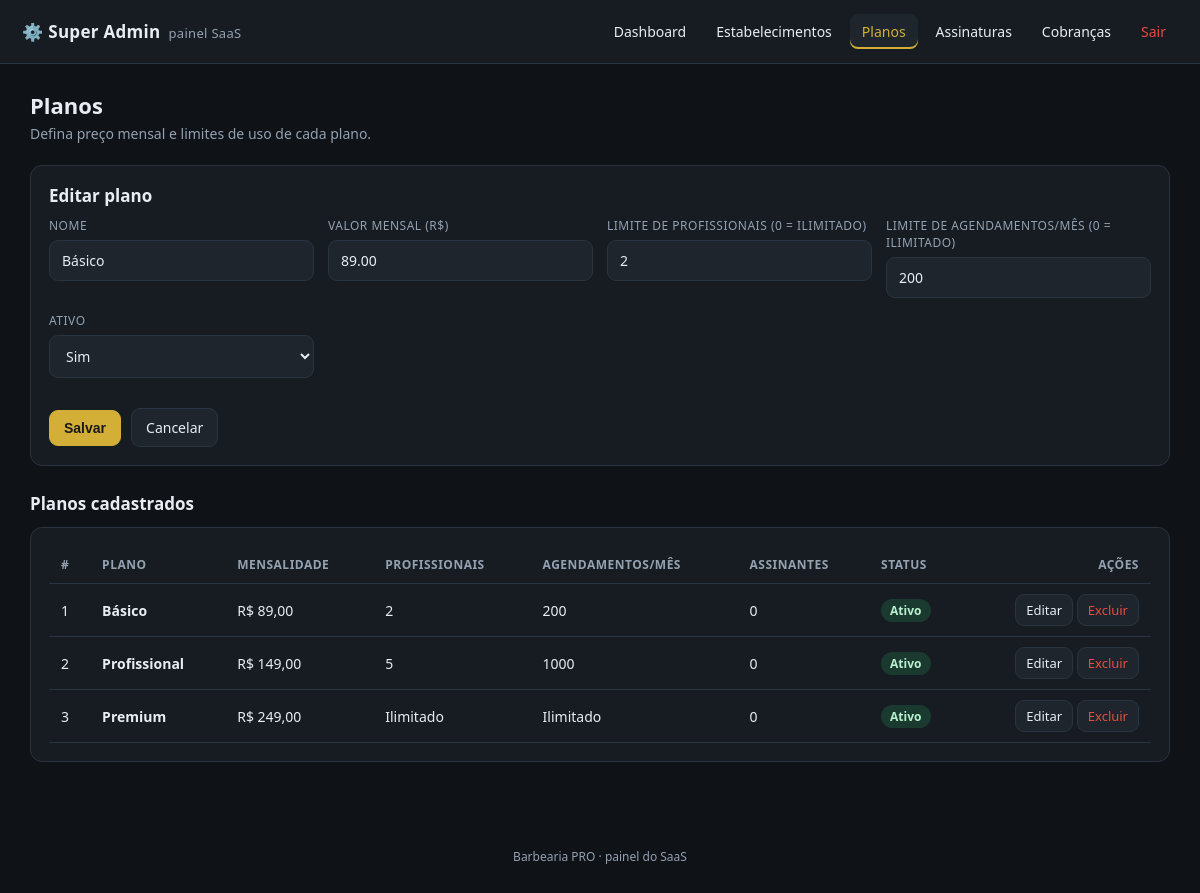
The page /superadmin/planos.php?id=1 (signed in) on the database as committed earlier.
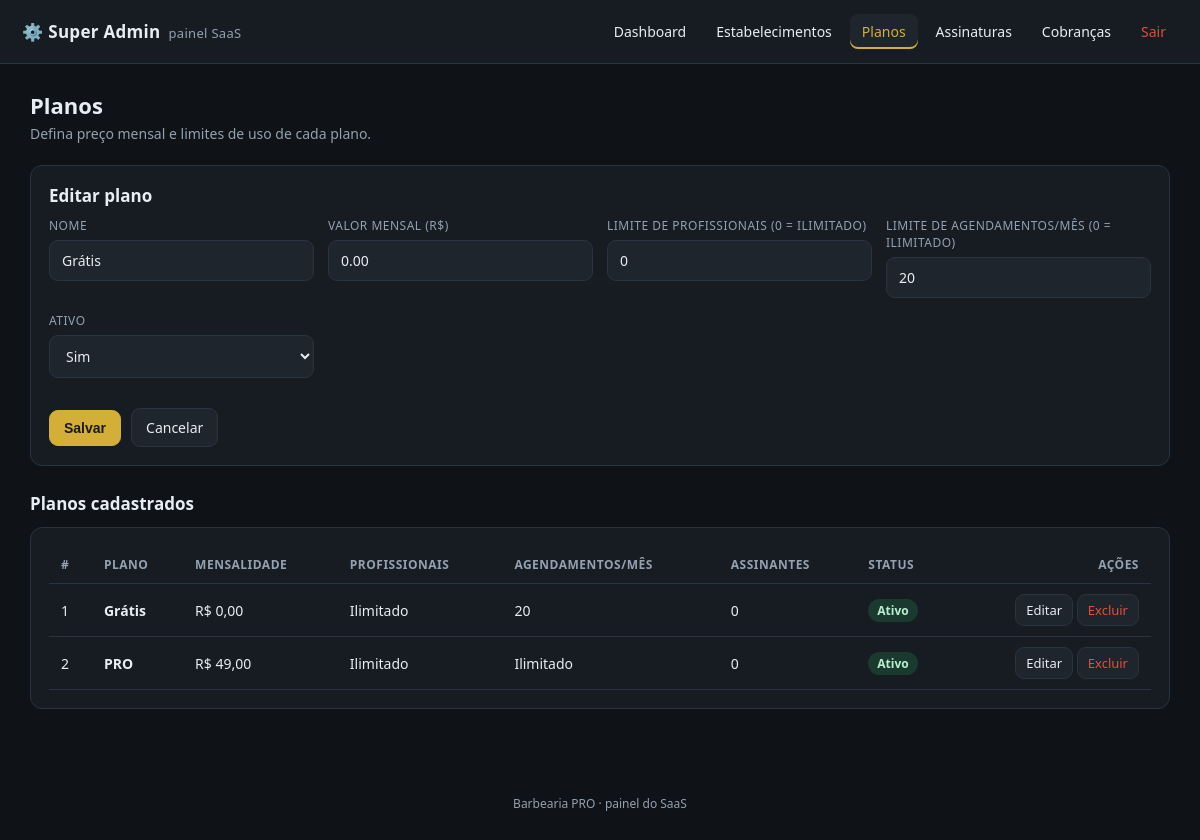
The same page on the database as committed later.
### tables this page shows
CREATE TABLE IF NOT EXISTS `saas_planos` (
  `id` int(11) NOT NULL AUTO_INCREMENT,
  `nome` varchar(60) NOT NULL,
  `valor` decimal(10,2) NOT NULL DEFAULT 0.00,
  `limite_profissionais` int(11) NOT NULL DEFAULT 0,
  `limite_agendamentos` int(11) NOT NULL DEFAULT 0,
  `ativo` varchar(5) NOT NULL DEFAULT 'Sim',
  PRIMARY KEY (`id`)
);

### superadmin/planos.php (the view, shortened to what the changed rows need)
<?php
require_once(__DIR__ . '/_auth.php');
$id = isset($_GET['id']) ? (int) $_GET['id'] : 0;
$plano = array('id' => '', 'nome' => '', 'valor' => '0.00', 'limite_profissionais' => '0', 'limite_agendamentos' => '0', 'ativo' => 'Sim');
if ($id > 0) {
    $q = $pdo->prepare("SELECT * FROM saas_planos WHERE id = :id");
    $q->bindValue(':id', $id);
    $q->execute();
    $registro = $q->fetch(PDO::FETCH_ASSOC);
    if ($registro) {
        $plano = $registro;
    }
}
$lista = $pdo->query("SELECT p.*, (SELECT COUNT(*) FROM tenants t WHERE t.plano_id = p.id) AS assinantes
    FROM saas_planos p ORDER BY p.valor ASC")->fetchAll(PDO::FETCH_ASSOC);
sa_topo('Planos');
?>
    <h1>Planos</h1>
    <div class="painel">
        <h2 style="margin-top:0"><?php echo $id > 0 ? 'Editar plano' : 'Novo plano'; ?></h2>
        <form method="post" action="plano-salvar.php" class="grid">
            <div class="campo">
                <label for="nome">Nome</label>
                <input type="text" id="nome" name="nome" required maxlength="60" value="<?php echo sa_e($plano['nome']); ?>">
            </div>
            <div class="campo">
                <label for="valor">Valor mensal (R$)</label>
                <input type="number" step="0.01" min="0" id="valor" name="valor" required value="<?php echo sa_e($plano['valor']); ?>">
            </div>
            <div class="campo">
                <label for="limite_profissionais">Limite de profissionais (0 = ilimitado)</label>
                <input type="number" min="0" id="limite_profissionais" name="limite_profissionais" value="<?php echo (int) $plano['limite_profissionais']; ?>">
            </div>
            <div class="campo">
                <label for="limite_agendamentos">Limite de agendamentos/mês (0 = ilimitado)</label>
                <input type="number" min="0" id="limite_agendamentos" name="limite_agendamentos" value="<?php echo (int) $plano['limite_agendamentos']; ?>">
            </div>
            <div class="campo">
                <label for="ativo">Ativo</label>
                <select id="ativo" name="ativo">
                    <option value="Sim" <?php echo $plano['ativo'] == 'Sim' ? 'selected' : ''; ?>>Sim</option>
                </select>
            </div>
        </form>
    </div>
    <h2>Planos cadastrados</h2>
    <div class="painel">
        <?php if (count($lista) == 0) { ?>
            <p class="muted">Nenhum plano cadastrado.</p>
        <?php } else { ?>
            <table>
                <thead>
                    <tr><th>#</th><th>Plano</th><th>Mensalidade</th><th>Profissionais</th><th>Agendamentos/mês</th><th>Assinantes</th><th>Status</th><th class="dir">Ações</th></tr>
                </thead>
                <tbody>
                <?php foreach ($lista as $p) { ?>
                    <tr>
                        <td><?php echo (int) $p['id']; ?></td>
                        <td><strong><?php echo sa_e($p['nome']); ?></strong></td>
                        <td><?php echo sa_moeda($p['valor']); ?></td>
                        <td><?php echo (int) $p['limite_profissionais'] > 0 ? (int) $p['limite_profissionais'] : 'Ilimitado'; ?></td>
                        <td><?php echo (int) $p['limite_agendamentos'] > 0 ? (int) $p['limite_agendamentos'] : 'Ilimitado'; ?></td>
                        <td><?php echo (int) $p['assinantes']; ?></td>
                        <td><?php echo $p['ativo'] == 'Sim' ? '<span class="badge ok">Ativo</span>' : '<span class="badge">Inativo</span>'; ?></td>
                        <td class="dir agora">
                            <a class="btn pequeno" href="planos.php?id=<?php echo (int) $p['id']; ?>">Editar</a>
                            <a class="btn pequeno perigo" href="plano-excluir.php?id=<?php echo (int) $p['id']; ?>" onclick="return confirm('Excluir este plano?');">Excluir</a>
                        </td>
                    </tr>
                <?php } ?>
                </tbody>
            </table>
        <?php } ?>
    </div>
<?php
sa_rodape();

### superadmin/_auth.php (shortened to what the changed rows need)
<?php
function sa_logado()
{
    return !empty($_SESSION['superadmin_id']);
}
function sa_e($valor)
{
    return htmlspecialchars((string) $valor, ENT_QUOTES, 'UTF-8');
}
function sa_moeda($valor)
{
    return 'R$ ' . number_format((float) $valor, 2, ',', '.');
}
function sa_topo($titulo)
{
    echo '<!DOCTYPE html><html lang="pt-BR"><head><meta charset="utf-8">';
    echo '<link rel="stylesheet" href="css/superadmin.css"></head><body>';
    if (sa_logado()) {
        $atual = basename($_SERVER['SCRIPT_NAME']);
        $menu = array(
            'index.php'         => 'Dashboard',
            'tenants.php'       => 'Estabelecimentos',
            'planos.php'        => 'Planos',
            'assinaturas.php'   => 'Assinaturas',
            'asaas.php'         => 'Cobranças',
        );
        echo '<header class="topbar"><div class="brand">⚙️ <strong>Super Admin</strong><span class="muted">painel SaaS</span></div>';
        echo '<nav class="nav">';
        foreach ($menu as $arquivo => $rotulo) {
            $ativo = ($atual == $arquivo) ? ' class="ativo"' : '';
            echo '<a href="' . $arquivo . '"' . $ativo . '>' . $rotulo . '</a>';
        }
        echo '<a class="sair" href="logout.php">Sair</a></nav></header>';
    }
    echo '<main class="wrap">';
}
function sa_rodape()
{
    echo '</main><footer class="foot">Barbearia PRO · painel do SaaS</footer></body></html>';
}

Rows that differ between the two databases and show on the page:
removed saas_planos: id "3", nome "Premium", valor "R$ 249,00", limite_profissionais "Ilimitado", limite_agendamentos "Ilimitado", assinantes "0", ativo "Ativo"
changed saas_planos "Sim": nome "Básico" → "Grátis"; valor "89.00" → "0.00"; limite_profissionais "2" → "0"; limite_agendamentos "200" → "20"; valor "R$ 89,00" → "R$ 0,00"; limite_profissionais "2" → (not shown); now shows "Ilimitado"
changed saas_planos id 2: nome "Profissional" → "PRO"; valor "R$ 149,00" → "R$ 49,00"; limite_profissionais "5" → (not shown); limite_agendamentos "1000" → (not shown); now shows "Ilimitado"
